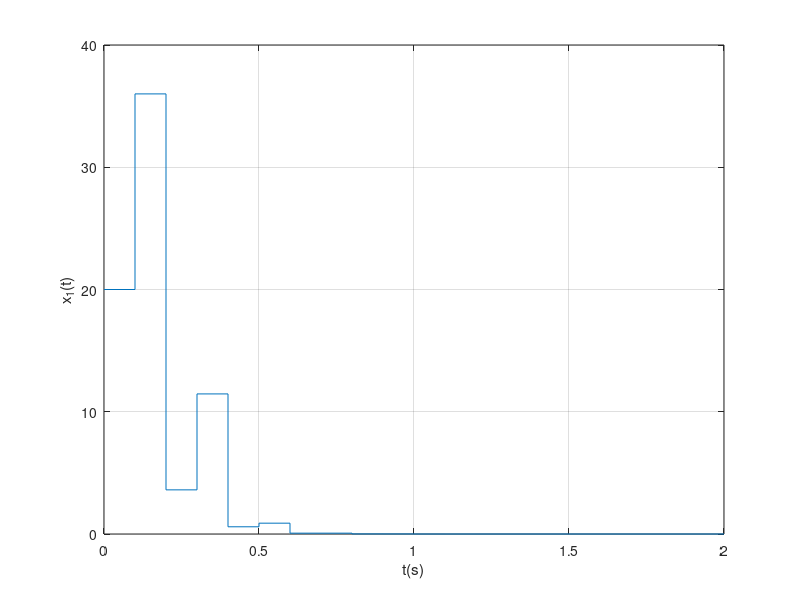
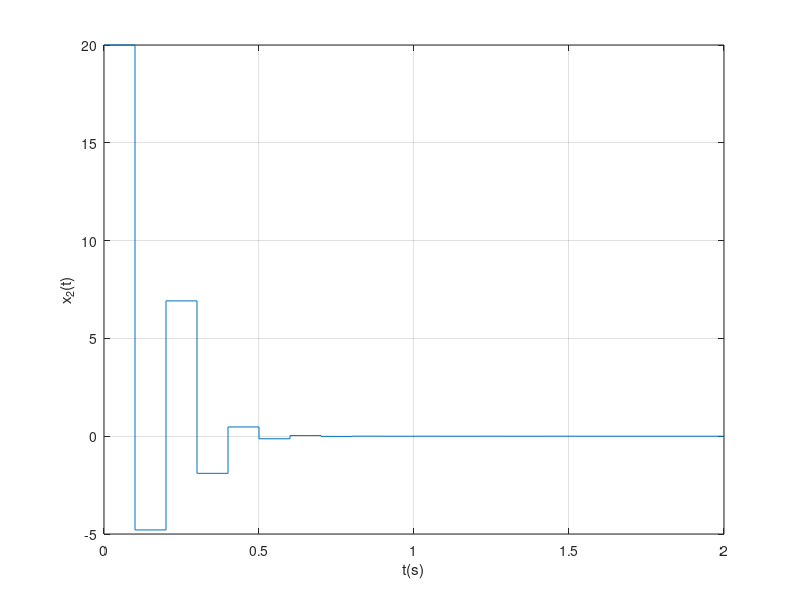
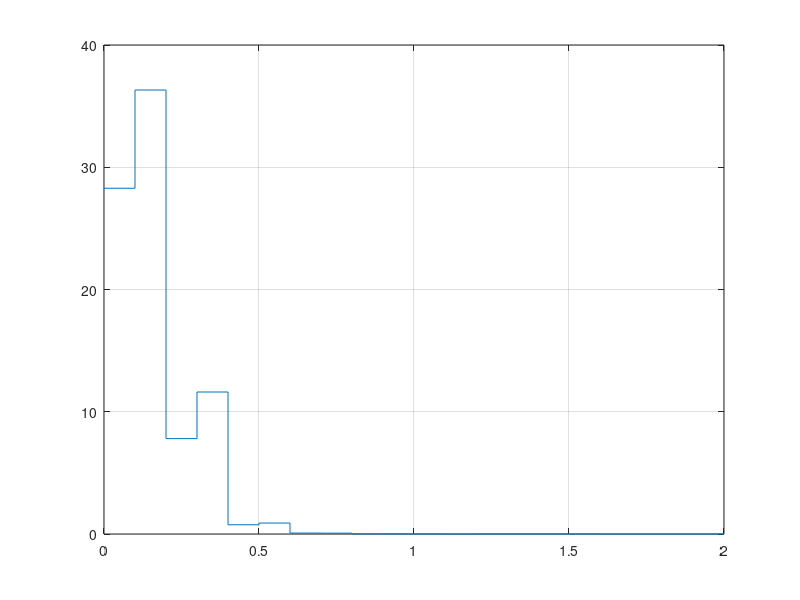

These charts were generated, in order, by the following MATLAB code: (Note: this script raises an error after producing the figures.)
clc, close all, clear all, format compact,
%% PROBLEM 3 - constrained finite horizon quadratic optimal control problem with Receding Horizon
A = [0.3 1.5;0.5 -0.4]; B=[0;1]; 
x_k=[20;20]; %x0
Ts=0.1;
Hp=3; % prediction horizon
Q=diag([20,5]); S=Q; R=5;

% build matrices
A_cal=[A;A^2;A^3]; B_cal=[[B zeros(2,1) zeros(2,1)];[A*B B zeros(2,1)];[A^2*B A*B B]];
Q_cal=blkdiag(Q,Q,Q); R_cal=blkdiag(R,R,R);

% preliminary steps
H=2*(B_cal'*Q_cal*B_cal+R_cal);
H=(H+H')/2;
F=2*A_cal'*Q_cal*B_cal;

G=[eye(3);-eye(3)];
u_sat=13;
h=u_sat*ones(6,1);

%% Receding Horizon
t_sim=20;
x_traj(:,1)=x_k; % initialize trajectory vector with initial condition, the first column is the initial condition
% 2 states, 20+1 steps+initial condition -> 2x21 matrix


% x_k'*F 
for kk=1:t_sim
    U=quadprog(H,x_k'*F,G,h); % step 1 - solve QP
    x_traj(:,kk+1)=A*x_k+B*U(1); % compute step ahead prediction with 1st U component
    u_traj(kk)=U(1); % select only the first optimal input
    x_k=x_traj(:,kk+1); % updates state
end
% 1st state
figure(1)
stairs([0:1:t_sim]*Ts, x_traj(1,:)), grid on, zoom on, hold on %21 time steps (21x1), 21 states (1x21) 
xlabel('t(s)'), ylabel('x_1(t)')
% 2nd state
figure(2)
stairs([0:1:t_sim]*Ts, x_traj(2,:)), grid on, zoom on, hold on
xlabel('t(s)'), ylabel('x_2(t)')
%norm
figure(3)
stairs([0:1:t_sim]*Ts, sqrt(x_traj(1,:).^2+ x_traj(2,:).^2)), grid on, zoom on, hold on
yline(1e-4,':r', 'LineWidth',1.45)
yline(-1e-4,':r', 'LineWidth',1.45)
xlabel('t(s)'), ylabel('||x||_2(t)')
% input, Remember that u is computet up to Hp-1
figure(4)
stairs([0:1:t_sim-1]*Ts, u_traj),  grid on, zoom on, hold on
xlabel('t(s)'), ylabel('u(t)')